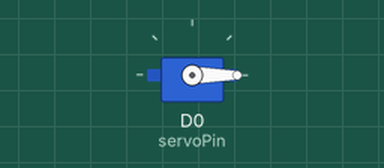
Simulated run of this sketch. Board: ESP8266 (NodeMCU). Shown: servo.

Above: at 0.05 s.
At 4.0 s:
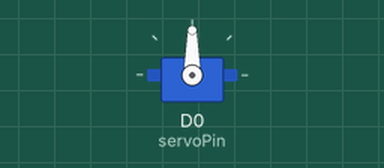
Timing chart, 0 to 5.2 s (numbered marks = the images above):
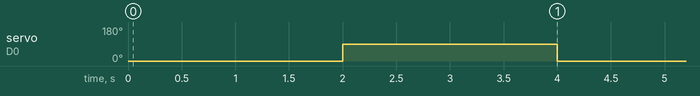

Measured:
- by itself, servo on D0 (servoPin): alternates 90° for 2.0 s and 0° for 2.0 s

The sketch:

servo.ino
```cpp
#include <Servo.h>
#define servoPin D0
Servo servo;

void setup() {
servo.attach(servoPin);
}

void loop() {
servo.write(-90);
delay(2000);
servo.write(90);
delay(2000);
}
```
